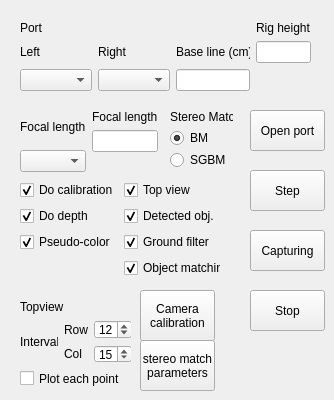
    <widget class="QWidget" name="tab_2">
     <attribute name="title">
      <string>SV</string>
     </attribute>
     <widget class="QWidget" name="layoutWidget_2">
      <property name="geometry">
       <rect>
        <x>20</x>
        <y>20</y>
        <width>291</width>
        <height>71</height>
       </rect>
      </property>
      <layout class="QGridLayout" name="gridLayout_5">
       <item row="1" column="1">
        <widget class="QLabel" name="label_7">
         <property name="text">
          <string>Right</string>
         </property>
        </widget>
       </item>
       <item row="2" column="1">
        <widget class="QComboBox" name="comboBox_cam_device_index_R"/>
       </item>
       <item row="2" column="0">
        <widget class="QComboBox" name="comboBox_cam_device_index_L"/>
       </item>
       <item row="1" column="2">
        <widget class="QLabel" name="label_10">
         <property name="text">
          <string>Base line (cm)</string>
         </property>
        </widget>
       </item>
       <item row="2" column="2">
        <widget class="QLineEdit" name="lineEdit_base_line">
         <property name="text">
          <string/>
         </property>
        </widget>
       </item>
       <item row="0" column="0" colspan="2">
        <widget class="QLabel" name="label_8">
         <property name="text">
          <string>Port</string>
         </property>
        </widget>
       </item>
       <item row="1" column="0">
        <widget class="QLabel" name="label_6">
         <property name="text">
          <string>Left</string>
         </property>
        </widget>
       </item>
       <item row="1" column="3">
        <widget class="QLineEdit" name="lineEdit_sv_rig_height"/>
       </item>
       <item row="0" column="3">
        <widget class="QLabel" name="label_43">
         <property name="text">
          <string>Rig height</string>
         </property>
        </widget>
       </item>
       <item row="2" column="3">
        <widget class="QLabel" name="label_sv_rig_height">
         <property name="text">
          <string/>
         </property>
        </widget>
       </item>
      </layout>
     </widget>
     <widget class="QPushButton" name="pushButton_cam_open">
      <property name="geometry">
       <rect>
        <x>250</x>
        <y>110</y>
        <width>75</width>
        <height>41</height>
       </rect>
      </property>
      <property name="text">
       <string>Open port</string>
      </property>
     </widget>
     <widget class="QPushButton" name="pushButton_cam_stop">
      <property name="geometry">
       <rect>
        <x>250</x>
        <y>290</y>
        <width>75</width>
        <height>41</height>
       </rect>
      </property>
      <property name="sizePolicy">
       <sizepolicy hsizetype="Minimum" vsizetype="Fixed">
        <horstretch>0</horstretch>
        <verstretch>0</verstretch>
       </sizepolicy>
      </property>
      <property name="mouseTracking">
       <bool>false</bool>
      </property>
      <property name="text">
       <string>Stop</string>
      </property>
      <property name="shortcut">
       <string/>
      </property>
      <property name="autoExclusive">
       <bool>false</bool>
      </property>
      <property name="autoDefault">
       <bool>false</bool>
      </property>
      <property name="default">
       <bool>false</bool>
      </property>
      <property name="flat">
       <bool>false</bool>
      </property>
     </widget>
     <widget class="QPushButton" name="pushButton_cam_step">
      <property name="geometry">
       <rect>
        <x>250</x>
        <y>170</y>
        <width>75</width>
        <height>41</height>
       </rect>
      </property>
      <property name="text">
       <string>Step</string>
      </property>
     </widget>
     <widget class="QPushButton" name="pushButton_cam_capture">
      <property name="geometry">
       <rect>
        <x>250</x>
        <y>230</y>
        <width>75</width>
        <height>41</height>
       </rect>
      </property>
      <property name="text">
       <string>Capturing</string>
      </property>
     </widget>
     <widget class="QWidget" name="layoutWidget">
      <property name="geometry">
       <rect>
        <x>170</x>
        <y>110</y>
        <width>63</width>
        <height>58</height>
       </rect>
      </property>
      <layout class="QGridLayout" name="gridLayout_8">
       <item row="0" column="0">
        <widget class="QLabel" name="label_11">
         <property name="text">
          <string>Stereo Match</string>
         </property>
        </widget>
       </item>
       <item row="1" column="0">
        <widget class="QRadioButton" name="radioButton_BM">
         <property name="enabled">
          <bool>true</bool>
         </property>
         <property name="text">
          <string>BM</string>
         </property>
         <property name="checked">
          <bool>true</bool>
         </property>
        </widget>
       </item>
       <item row="2" column="0">
        <widget class="QRadioButton" name="radioButton_SGBM">
         <property name="text">
          <string>SGBM</string>
         </property>
         <property name="checked">
          <bool>false</bool>
         </property>
        </widget>
       </item>
      </layout>
     </widget>
     <widget class="QPushButton" name="pushButton_camera_calibration">
      <property name="geometry">
       <rect>
        <x>140</x>
        <y>290</y>
        <width>75</width>
        <height>51</height>
       </rect>
      </property>
      <property name="text">
       <string>Camera
calibration</string>
      </property>
     </widget>
     <widget class="QPushButton" name="pushButton_stereo_match_param">
      <property name="geometry">
       <rect>
        <x>140</x>
        <y>340</y>
        <width>75</width>
        <height>51</height>
       </rect>
      </property>
      <property name="text">
       <string>stereo match
parameters</string>
      </property>
     </widget>
     <widget class="QWidget" name="layoutWidget">
      <property name="geometry">
       <rect>
        <x>20</x>
        <y>180</y>
        <width>201</width>
        <height>101</height>
       </rect>
      </property>
      <layout class="QGridLayout" name="gridLayout_17">
       <item row="1" column="0">
        <widget class="QCheckBox" name="checkBox_do_depth">
         <property name="text">
          <string>Do depth</string>
         </property>
         <property name="checked">
          <bool>true</bool>
         </property>
        </widget>
       </item>
       <item row="0" column="0">
        <widget class="QCheckBox" name="checkBox_do_calibration">
         <property name="text">
          <string>Do calibration</string>
         </property>
         <property name="checked">
          <bool>true</bool>
         </property>
        </widget>
       </item>
       <item row="0" column="1">
        <widget class="QCheckBox" name="checkBox_sv_topview">
         <property name="text">
          <string>Top view</string>
         </property>
         <property name="checked">
          <bool>true</bool>
         </property>
        </widget>
       </item>
       <item row="1" column="1">
        <widget class="QCheckBox" name="checkBox_sv_reproject">
         <property name="text">
          <string>Detected obj.</string>
         </property>
         <property name="checked">
          <bool>true</bool>
         </property>
        </widget>
       </item>
       <item row="2" column="1">
        <widget class="QCheckBox" name="checkBox_sv_ground_filter">
         <property name="text">
          <string>Ground filter</string>
         </property>
         <property name="checked">
          <bool>true</bool>
         </property>
        </widget>
       </item>
       <item row="2" column="0">
        <widget class="QCheckBox" name="checkBox_pseudo_color">
         <property name="text">
          <string>Pseudo-color</string>
         </property>
         <property name="checked">
          <bool>true</bool>
         </property>
        </widget>
       </item>
       <item row="3" column="1">
        <widget class="QCheckBox" name="checkBox_sv_matching">
         <property name="text">
          <string>Object matching</string>
         </property>
         <property name="checked">
          <bool>true</bool>
         </property>
        </widget>
       </item>
      </layout>
     </widget>
     <widget class="QWidget" name="gridLayoutWidget_10">
      <property name="geometry">
       <rect>
        <x>20</x>
        <y>300</y>
        <width>111</width>
        <height>88</height>
       </rect>
      </property>
      <layout class="QGridLayout" name="gridLayout_15">
       <item row="2" column="2">
        <widget class="QSpinBox" name="spinBox_topview_c">
         <property name="minimum">
          <number>1</number>
         </property>
         <property name="value">
          <number>15</number>
         </property>
        </widget>
       </item>
       <item row="1" column="2">
        <widget class="QSpinBox" name="spinBox_topview_r">
         <property name="minimum">
          <number>1</number>
         </property>
         <property name="value">
          <number>12</number>
         </property>
        </widget>
       </item>
       <item row="2" column="1">
        <widget class="QLabel" name="label_26">
         <property name="text">
          <string>Col</string>
         </property>
        </widget>
       </item>
       <item row="1" column="1">
        <widget class="QLabel" name="label_25">
         <property name="text">
          <string>Row</string>
         </property>
        </widget>
       </item>
       <item row="1" column="0" rowspan="2">
        <widget class="QLabel" name="label_28">
         <property name="text">
          <string>Interval</string>
         </property>
        </widget>
       </item>
       <item row="3" column="0" colspan="3">
        <widget class="QCheckBox" name="checkBox_topview_plot_points">
         <property name="text">
          <string>Plot each point</string>
         </property>
        </widget>
       </item>
       <item row="0" column="0" colspan="3">
        <widget class="QLabel" name="label_27">
         <property name="text">
          <string>Topview</string>
         </property>
        </widget>
       </item>
      </layout>
     </widget>
     <widget class="QWidget" name="layoutWidget">
      <property name="geometry">
       <rect>
        <x>20</x>
        <y>110</y>
        <width>138</width>
        <height>62</height>
       </rect>
      </property>
      <layout class="QGridLayout" name="gridLayout_21">
       <item row="0" column="0">
        <layout class="QGridLayout" name="gridLayout_7">
         <item row="1" column="0">
          <widget class="QComboBox" name="comboBox_camera_focal_length">
           <property name="enabled">
            <bool>true</bool>
           </property>
          </widget>
         </item>
         <item row="0" column="0">
          <widget class="QLabel" name="label_9">
           <property name="text">
            <string>Focal length</string>
           </property>
          </widget>
         </item>
        </layout>
       </item>
       <item row="0" column="1">
        <layout class="QGridLayout" name="gridLayout_10">
         <item row="0" column="0">
          <widget class="QLabel" name="label_16">
           <property name="text">
            <string>Focal length</string>
           </property>
          </widget>
         </item>
         <item row="1" column="0">
          <widget class="QLineEdit" name="lineEdit_sv_focal_length"/>
         </item>
         <item row="2" column="0">
          <widget class="QLabel" name="label_sv_focal_length">
           <property name="text">
            <string/>
           </property>
          </widget>
         </item>
        </layout>
       </item>
      </layout>
     </widget>
    </widget>
